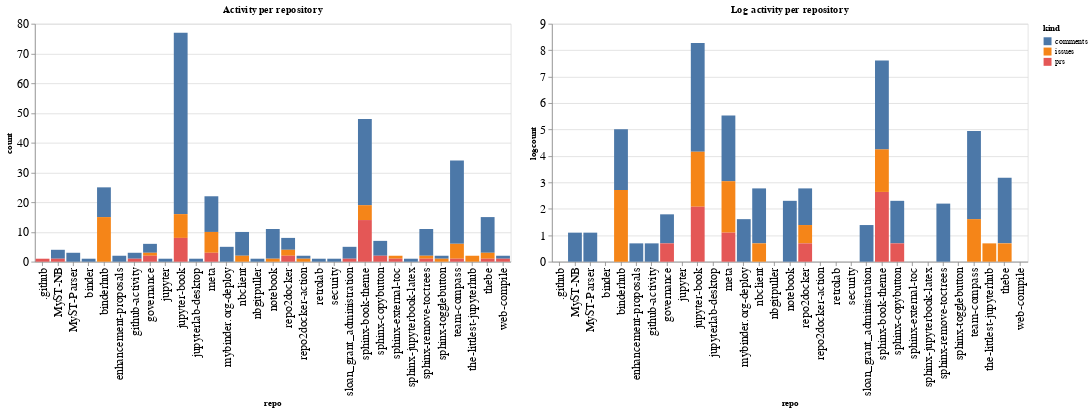

The notebook cell saved with this chart:
### Code cell
ch1 = alt.Chart(repo_summaries, width=600, title="Activity per repository").mark_bar().encode(
    x='repo',
    y='count',
    color='kind',
    tooltip="kind"
)

ch2 = alt.Chart(repo_summaries, width=600, title="Log activity per repository").mark_bar().encode(
    x='repo',
    y='logcount',
    color='kind',
    tooltip="kind"
)

ch1 | ch2

### Figure 1 — Vega-Lite specification as saved in the notebook (floating-point values rounded to 4 significant figures)
{"config": {"axisLeft": {"labelFontSize": 15}, "axisBottom": {"labelFontSize": 15}}, "hconcat": [{"mark": "bar", "encoding": {"color": {"type": "nominal", "field": "kind"}, "tooltip": {"type": "nominal", "field": "kind"}, "x": {"type": "nominal", "field": "repo"}, "y": {"type": "quantitative", "field": "count"}}, "title": "Activity per repository", "width": 600}, {"mark": "bar", "encoding": {"color": {"type": "nominal", "field": "kind"}, "tooltip": {"type": "nominal", "field": "kind"}, "x": {"type": "nominal", "field": "repo"}, "y": {"type": "quantitative", "field": "logcount"}}, "title": "Log activity per repository", "width": 600}], "data": {"name": "data-c4f183d996ce6f1db92516c7befc09d0"}, "$schema": "https://vega.github.io/schema/vega-lite/v4.8.1.json", "datasets": {"data-c4f183d996ce6f1db92516c7befc09d0": [{"repo": ".github", "kind": "prs", "count": 1, "logcount": 0.0}, {"repo": "MyST-NB", "kind": "comments", "count": 3, "logcount": 1.099}, {"repo": "MyST-NB", "kind": "prs", "count": 1, "logcount": 0.0}, {"repo": "MyST-Parser", "kind": "comments", "count": 3, "logcount": 1.099}, {"repo": "binder", "kind": "comments", "count": 1, "logcount": 0.0}, {"repo": "binderhub", "kind": "comments", "count": 10, "logcount": 2.303}, {"repo": "binderhub", "kind": "issues", "count": 15, "logcount": 2.708}, {"repo": "enhancement-proposals", "kind": "comments", "count": 2, "logcount": 0.6931}, {"repo": "github-activity", "kind": "comments", "count": 2, "logcount": 0.6931}, {"repo": "github-activity", "kind": "prs", "count": 1, "logcount": 0.0}, {"repo": "governance", "kind": "comments", "count": 3, "logcount": 1.099}, {"repo": "governance", "kind": "issues", "count": 1, "logcount": 0.0}, {"repo": "governance", "kind": "prs", "count": 2, "logcount": 0.6931}, {"repo": "jupyter", "kind": "comments", "count": 1, "logcount": 0.0}, {"repo": "jupyter-book", "kind": "comments", "count": 61, "logcount": 4.111}, {"repo": "jupyter-book", "kind": "issues", "count": 8, "logcount": 2.079}, {"repo": "jupyter-book", "kind": "prs", "count": 8, "logcount": 2.079}, {"repo": "jupyterlab-desktop", "kind": "comments", "count": 1, "logcount": 0.0}, {"repo": "meta", "kind": "comments", "count": 12, "logcount": 2.485}, {"repo": "meta", "kind": "issues", "count": 7, "logcount": 1.946}, {"repo": "meta", "kind": "prs", "count": 3, "logcount": 1.099}, {"repo": "mybinder.org-deploy", "kind": "comments", "count": 5, "logcount": 1.609}, {"repo": "nbclient", "kind": "comments", "count": 8, "logcount": 2.079}, {"repo": "nbclient", "kind": "issues", "count": 2, "logcount": 0.6931}, {"repo": "nbgitpuller", "kind": "comments", "count": 1, "logcount": 0.0}, {"repo": "notebook", "kind": "comments", "count": 10, "logcount": 2.303}, {"repo": "notebook", "kind": "issues", "count": 1, "logcount": 0.0}, {"repo": "repo2docker", "kind": "comments", "count": 4, "logcount": 1.386}, {"repo": "repo2docker", "kind": "issues", "count": 2, "logcount": 0.6931}, {"repo": "repo2docker", "kind": "prs", "count": 2, "logcount": 0.6931}, {"repo": "repo2docker-action", "kind": "comments", "count": 1, "logcount": 0.0}, {"repo": "repo2docker-action", "kind": "issues", "count": 1, "logcount": 0.0}, {"repo": "retrolab", "kind": "comments", "count": 1, "logcount": 0.0}, {"repo": "security", "kind": "comments", "count": 1, "logcount": 0.0}, {"repo": "sloan_grant_administration", "kind": "comments", "count": 4, "logcount": 1.386}, {"repo": "sloan_grant_administration", "kind": "prs", "count": 1, "logcount": 0.0}, {"repo": "sphinx-book-theme", "kind": "comments", "count": 29, "logcount": 3.367}, {"repo": "sphinx-book-theme", "kind": "issues", "count": 5, "logcount": 1.609}, {"repo": "sphinx-book-theme", "kind": "prs", "count": 14, "logcount": 2.639}, {"repo": "sphinx-copybutton", "kind": "comments", "count": 5, "logcount": 1.609}, {"repo": "sphinx-copybutton", "kind": "prs", "count": 2, "logcount": 0.6931}, {"repo": "sphinx-external-toc", "kind": "issues", "count": 1, "logcount": 0.0}, {"repo": "sphinx-external-toc", "kind": "prs", "count": 1, "logcount": 0.0}, {"repo": "sphinx-jupyterbook-latex", "kind": "comments", "count": 1, "logcount": 0.0}, {"repo": "sphinx-remove-toctrees", "kind": "comments", "count": 9, "logcount": 2.197}, {"repo": "sphinx-remove-toctrees", "kind": "issues", "count": 1, "logcount": 0.0}, {"repo": "sphinx-remove-toctrees", "kind": "prs", "count": 1, "logcount": 0.0}, {"repo": "sphinx-togglebutton", "kind": "comments", "count": 1, "logcount": 0.0}, {"repo": "sphinx-togglebutton", "kind": "issues", "count": 1, "logcount": 0.0}, {"repo": "team-compass", "kind": "comments", "count": 28, "logcount": 3.332}, {"repo": "team-compass", "kind": "issues", "count": 5, "logcount": 1.609}, {"repo": "team-compass", "kind": "prs", "count": 1, "logcount": 0.0}, {"repo": "the-littlest-jupyterhub", "kind": "issues", "count": 2, "logcount": 0.6931}, {"repo": "thebe", "kind": "comments", "count": 12, "logcount": 2.485}, {"repo": "thebe", "kind": "issues", "count": 2, "logcount": 0.6931}, {"repo": "thebe", "kind": "prs", "count": 1, "logcount": 0.0}, {"repo": "web-compile", "kind": "comments", "count": 1, "logcount": 0.0}, {"repo": "web-compile", "kind": "prs", "count": 1, "logcount": 0.0}]}}
